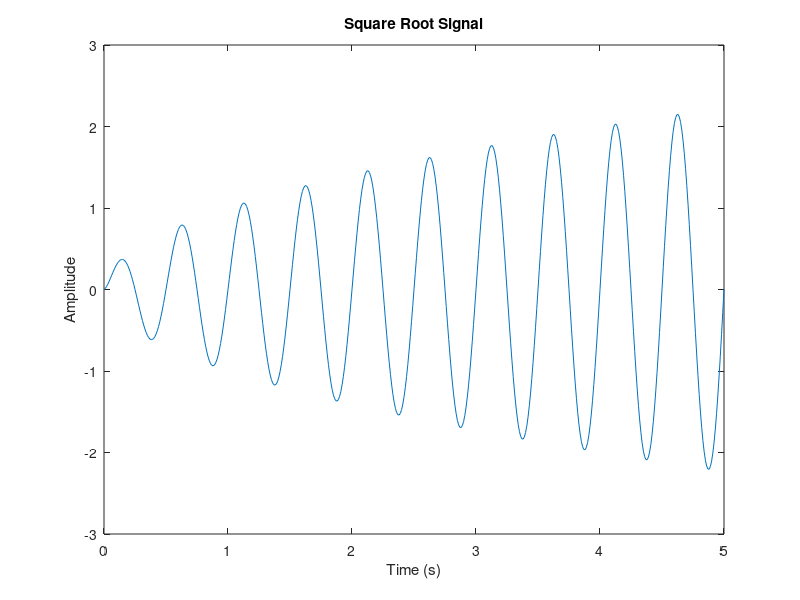

The MATLAB source for this figure:
% Creating the time vector
t = 0:0.01:5; % From 0 to 5 with steps of 0.01 seconds

% Creating the square root signal
A = 1; % Amplitude
f = 2; % Frequency (Hz)
x = A * sqrt(t) .* sin(2*pi*f*t); % Square root signal formula

% Plotting the signal
plot(t, x);
xlabel('Time (s)');
ylabel('Amplitude');
title('Square Root Signal');
